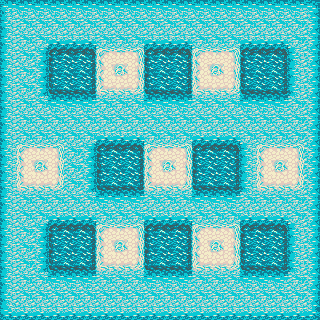

A 2D game scene composited from a Tiled map and its tileset images. What follows is a short description and the map's XML, with every tile layer's data as written:
An orthogonal 20x20 tile map with 16x16 px tiles, 2 tile layers (Floor, Obstacles) and 24 objects (12x blueSlime).

<map version="1.10" tiledversion="1.11.0" orientation="orthogonal" renderorder="right-down" width="20" height="20" tilewidth="16" tileheight="16" infinite="0" nextlayerid="7" nextobjectid="130">
 <editorsettings>
  <export target="floor2_6.lua" format="lua" />
 </editorsettings>
 <tileset firstgid="1" name="AdventureBegins_Demo" tilewidth="16" tileheight="16" tilecount="589" columns="19">
  <image source="AdventureBegins_Demo.png" width="304" height="496" />
 </tileset>
 <layer id="1" name="Floor" width="20" height="20">
  <data encoding="csv">
521,522,522,522,522,522,522,522,522,522,522,522,522,522,522,522,522,522,522,523,
540,541,541,541,541,541,541,541,541,541,541,541,541,541,541,541,541,541,541,542,
540,541,541,560,560,560,541,541,541,560,560,560,541,541,541,560,560,560,541,542,
540,541,542,541,541,541,515,516,517,541,541,541,515,516,517,541,541,541,540,542,
540,541,542,541,541,541,534,535,536,541,541,541,534,535,536,541,541,541,540,542,
540,541,542,541,541,541,553,554,555,541,541,541,553,554,555,541,541,541,540,542,
540,541,541,522,522,522,541,541,541,522,522,522,541,541,541,522,522,522,541,542,
540,541,541,541,541,541,541,541,541,541,541,541,541,541,541,541,541,541,541,542,
540,541,541,541,541,541,560,560,560,541,541,541,560,560,560,541,541,541,541,542,
540,515,516,517,541,542,541,541,541,515,516,517,541,541,541,540,515,516,517,542,
540,534,535,536,541,542,541,541,541,534,535,536,541,541,541,540,534,535,536,542,
540,553,554,555,541,542,541,541,541,553,554,555,541,541,541,540,553,554,555,542,
540,541,541,541,541,541,522,522,522,541,541,541,522,522,522,541,541,541,541,542,
540,541,541,560,560,560,541,541,541,560,560,560,541,541,541,560,560,560,541,542,
540,541,542,541,541,541,515,516,517,541,541,541,515,516,517,541,541,557,540,542,
540,541,542,541,541,541,534,535,536,541,541,541,534,535,536,541,541,541,540,542,
540,541,542,541,541,541,553,554,555,541,541,541,553,554,555,541,541,541,540,542,
540,541,541,522,522,522,541,541,541,522,522,522,541,541,541,522,522,522,541,542,
540,541,541,541,541,541,541,541,541,541,541,541,541,541,541,541,541,541,541,542,
559,560,560,560,560,560,560,560,560,560,560,560,560,560,560,560,560,560,560,561
</data>
 </layer>
 <layer id="4" name="Obstacles" width="20" height="20">
  <data encoding="csv">
0,0,0,0,0,0,0,0,0,0,0,0,0,0,0,0,0,0,0,0,
0,0,0,0,0,0,0,0,0,0,0,0,0,0,0,0,0,0,0,0,
0,0,0,0,0,0,0,0,0,0,0,0,0,0,0,0,0,0,0,0,
0,0,0,525,526,527,0,0,0,525,526,527,0,0,0,525,526,527,0,0,
0,0,0,544,545,546,0,0,0,544,545,546,0,0,0,544,545,546,0,0,
0,0,0,563,564,565,0,0,0,563,564,565,0,0,0,563,564,565,0,0,
0,0,0,0,0,0,0,0,0,0,0,0,0,0,0,0,0,0,0,0,
0,0,0,0,0,0,0,0,0,0,0,0,0,0,0,0,0,0,0,0,
0,0,0,0,0,0,0,0,0,0,0,0,0,0,0,0,0,0,0,0,
0,0,0,0,0,0,525,526,527,0,0,0,525,526,527,0,0,0,0,0,
0,0,0,0,0,0,544,545,546,0,0,0,544,545,546,0,0,0,0,0,
0,0,0,0,0,0,563,564,565,0,0,0,563,564,565,0,0,0,0,0,
0,0,0,0,0,0,0,0,0,0,0,0,0,0,0,0,0,0,0,0,
0,0,0,0,0,0,0,0,0,0,0,0,0,0,0,0,0,0,0,0,
0,0,0,525,526,527,0,0,0,525,526,527,0,0,0,525,526,527,0,0,
0,0,0,544,545,546,0,0,0,544,545,546,0,0,0,544,545,546,0,0,
0,0,0,563,564,565,0,0,0,563,564,565,0,0,0,563,564,565,0,0,
0,0,0,0,0,0,0,0,0,0,0,0,0,0,0,0,0,0,0,0,
0,0,0,0,0,0,0,0,0,0,0,0,0,0,0,0,0,0,0,0,
0,0,0,0,0,0,0,0,0,0,0,0,0,0,0,0,0,0,0,0
</data>
 </layer>
 <objectgroup id="5" name="Walls">
  <object id="23" x="0" y="0" width="16" height="320" />
  <object id="25" x="304" y="0" width="16" height="320" />
  <object id="28" x="16" y="304" width="288" height="16" />
  <object id="31" x="16" y="0" width="288" height="8" />
  <object id="110" x="48" y="48" width="48" height="48" />
  <object id="111" x="144" y="48" width="48" height="48" />
  <object id="112" x="240" y="48" width="48" height="48" />
  <object id="113" x="96" y="144" width="48" height="48" />
  <object id="114" x="192" y="144" width="48" height="48" />
  <object id="115" x="48" y="224" width="48" height="48" />
  <object id="116" x="144" y="224" width="48" height="48" />
  <object id="117" x="240" y="224" width="48" height="48" />
 </objectgroup>
 <objectgroup id="6" name="Enemies">
  <object id="118" name="blueSlime" x="224" y="256">
   <point />
  </object>
  <object id="119" name="blueSlime" x="112" y="256">
   <point />
  </object>
  <object id="120" name="blueSlime" x="288" y="176">
   <point />
  </object>
  <object id="121" name="blueSlime" x="32" y="176">
   <point />
  </object>
  <object id="122" name="blueSlime" x="160" y="176">
   <point />
  </object>
  <object id="123" name="blueSlime" x="224" y="80">
   <point />
  </object>
  <object id="124" name="blueSlime" x="48" y="208">
   <point />
  </object>
  <object id="125" name="blueSlime" x="176" y="208">
   <point />
  </object>
  <object id="126" name="blueSlime" x="272" y="208">
   <point />
  </object>
  <object id="127" name="blueSlime" x="128" y="288">
   <point />
  </object>
  <object id="128" name="blueSlime" x="208" y="288">
   <point />
  </object>
  <object id="129" name="blueSlime" x="208" y="96">
   <point />
  </object>
 </objectgroup>
</map>
